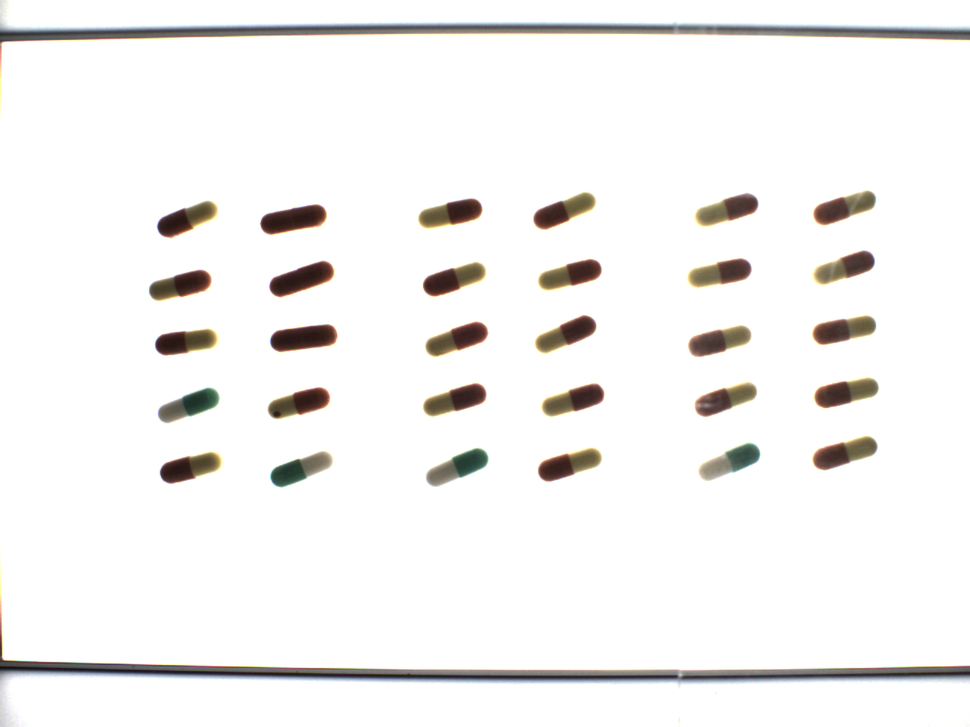
//> input picture CapsuleCheck_v2/pic1/107.bmp, 970 x 727 px, shrunk from 1280 x 960 before the run
$ ./main   (built with g++ and OpenCV 4)
//> lines starting //> are read from the running program, lines starting //| are printed output that depends on the picture; after the words box and inside, x2 and y2 are one past the last pixel; in counts of white or black regions, pixels touching at a corner belong together
#include <iostream>
#include <opencv2/core/core.hpp>
#include <opencv2/highgui/highgui.hpp>
#include <opencv2/opencv.hpp>
#include <cmath>
#include <math.h>
#include <vector>
#include <string>
#include <vector>
#include <sys/io.h>
#include <fstream>
#include <map>
#include<ctime>
using namespace std;
using namespace cv;
string fileName,resultName;
////////////////
////  model part

struct ImageParas
{
	std::vector<double>	    tabletAreas;		// 连通域的面积
	std::vector<cv::Point>  centerPoints;	// 中心点位置
	std::vector<cv::Rect>   boxRects;		// 每个药片的区域
	ImageParas()
	{
		tabletAreas.clear();
		centerPoints.clear();
		boxRects.clear();
	};
};

struct ModelInfo
{
	bool        status;         // 模板是否正确
	string		modelName;		// 模板名称
	int			tabletNum;		// 药片总数
	int			bigColNum;		// 行数（一行几板药）
	int			bigRowNum;		// 列数（一列几板药）
	int			smallColNum;	// 子行数
	int			smallRowNum;	// 子列数
	double		areaErrorRate;  // 药片区域的面积容错率
	bool        single;
	cv::Point	            startPoint;		// 截取开始位置
	cv::Point	            endPoint;		// 截取结束位置
	ImageParas  paras;          // 模板图片上的参数
	ModelInfo() :
		tabletNum(0),
		bigColNum(0),
		bigRowNum(0),
		smallColNum(0),
		smallRowNum(0),
		areaErrorRate(0.0),
		endPoint(0, 0),
		startPoint(0, 0),
		single(false)
	{
		paras = ImageParas();
	};
    // [30 lines of commented-out code are left out]
};

struct ModelResult
{
	int status;		// 错误码 0-模板药片数量不对，1-模板正确
	ModelInfo  paras;   // 模型参数
};

Mat preProcess(Mat input, Rect rect)
{
	//直接二值化效果有一点点缺陷
	Mat srcImage;
	if (rect == Rect(0, 0, 0, 0)) {
		rect.y = (int)floor(input.rows / 5);
		rect.x = (int)floor(input.cols * 1 / 12);
		rect.height = (int)floor(input.rows * 3 / 5);
		rect.width = (int)floor(input.cols * 10 / 12);
	}
	input(rect).copyTo(srcImage);

	Mat patch = Mat::zeros(input.rows, input.cols, CV_8UC1);
	double thresh = threshold(srcImage, patch, 0.0, 255.0, CV_THRESH_BINARY_INV | CV_THRESH_OTSU);   // 168
	/*imshow("BWCC", patch);
	waitKey(); */
	return patch;


	// 二值化

	for (int i = 0; i < srcImage.rows; i++)
		for (int j = 0; j < srcImage.cols; j++)
			if (srcImage.at<uchar>(i, j) < (thresh + 0.2 * 255)) {
				if (Rect(0, 0, 0, 0) == rect) {
					patch.at<uchar>(i + (int)floor(input.rows / 5), j + (int)floor(input.cols / 12)) = 255;
				}
				else {
					patch.at<uchar>(i + rect.y, j + rect.x) = 255;
				}
			}
	return patch;
}

void regionPropsClq(Mat BW, vector<double>& area, vector<Rect>& bbox, vector<Point>& center)
{
	vector< vector<Point> > contours;
	vector<Vec4i> hierarchy;
	findContours(BW, contours, hierarchy, CV_RETR_CCOMP, CV_CHAIN_APPROX_SIMPLE);

	vector<double> area0;
	for (size_t i = 0; i < contours.size(); i++)
	{
		double a = contourArea(contours[i]);
		area0.push_back(a);
	}
	double maxArea = *max_element(area0.begin(), area0.end());

	for (size_t i = 0; i < contours.size(); i++)
	{
		double a = contourArea(contours[i]);
		if (a > maxArea * 0.2)
		{
			Rect r = boundingRect(contours[i]);
			area.push_back(a);
			bbox.push_back(r);

			Point cent = Point(0, 0);
			cent.x = r.x + int(r.width / 2);
			cent.y = r.y + int(r.height / 2);
			center.push_back(cent);
		}
	}
}

ModelResult SetupModel(cv::Mat image, cv::Rect rect, int tabletNum)
{
	ModelResult result;		// 检测结果
	Mat grayModel;

	cvtColor(image, grayModel, CV_BGR2GRAY);
	Mat modelpic = preProcess(grayModel, rect);


	vector<double> modelArea;
	vector<Rect> modelBox;
	vector<Point> modelCenter;

	regionPropsClq(modelpic, modelArea, modelBox, modelCenter);

	if (modelCenter.size() == tabletNum) {
		result.paras.status = true;
		result.paras.paras.boxRects = modelBox;
		result.paras.paras.centerPoints = modelCenter;
		result.paras.paras.tabletAreas = modelArea;
		result.paras.tabletNum = tabletNum;
	}
	else {
		result.paras.status = false;  // 模板药片数量不对
	}
	return result;
}

////////////////
////   test part

// [10 lines left out: function calcuWrongIndex, not called in this run]

map<int, int> checkImage(ModelInfo info, Mat image, Rect rect)
{
	map<int, int> wrongIndex;

	if (!info.status || !image.data)
	{
        if (!info.status)
        {
            fprintf(stderr, "***6***");
        }
        if (!image.data)
        {
            fprintf(stderr, "***7***");
        }
        fprintf(stderr, "***22***");
		return wrongIndex;
	}

	Mat grayDect;
	cvtColor(image, grayDect, CV_BGR2GRAY);
    fprintf(stderr, "***23***");

	vector<Point> finalDetectCenter;

	Mat patch = preProcess(grayDect, rect);
    fprintf(stderr, "***24***");

	//【2】连通域操作
	vector<double> area, area2;
	vector<Rect> bbox, bbox2;
	vector<Point> center, center2;
	regionPropsClq(patch, area, bbox, center);
    fprintf(stderr, "***25***");

	//【3】对每一个连通域进行分析,检测缺损和多粒，然后画框
	double minArea = *min_element(info.paras.tabletAreas.begin(), info.paras.tabletAreas.end());
	double maxArea = *max_element(info.paras.tabletAreas.begin(), info.paras.tabletAreas.end());

	double s1 = minArea * 0.05;
	double s2 = minArea * (1 - 0.05);
	double s3 = maxArea * (1 + 0.05);
    fprintf(stderr, "***26***");

	int num = 0;
	int bbox_w = info.paras.boxRects[0].width;   //模板里第一颗药的外接矩宽和高
	int bbox_h = info.paras.boxRects[0].height;
	int side = 10;
    fprintf(stderr, "***8***");

	// 面积检测
	Rect r;
	for (size_t i = 0; i < area.size(); i++)
	{
		if ((area[i] > s1 && area[i] < s2) || area[i] > s3)
		{
			num++;
			r.x = (center[i].x + (int)floor(image.cols * 1 / 12)) - bbox_w / 2 - side;
			r.y = (center[i].y + (int)floor(image.rows / 5)) - bbox_h / 2 - side;
			r.width = bbox_w + 2 * side;
			r.height = bbox_h + 2 * side;
			finalDetectCenter.push_back(center[i]);
			rectangle(image, r, Scalar(0, 0, 255), 2);
			// [4 lines of commented-out code are left out]
		}
		else    //存下可能正常的药片，用于计算下一步的双粒
		{
			r.x = (center[i].x + (int)floor(image.cols * 1 / 12)) - bbox_w / 2 - side;
			r.y = (center[i].y + (int)floor(image.rows / 5)) - bbox_h / 2 - side;
			r.width = bbox_w + 2 * side;
			r.height = bbox_h + 2 * side;
			finalDetectCenter.push_back(center[i]);
			rectangle(image, r, Scalar(0, 255, 255), 2);
			/*imwrite("BWCCA.jpg", image);
            fprintf(stderr, "***5***");
			waitKey();*/
			area2.push_back(area[i]);
			bbox2.push_back(bbox[i]);
			center2.push_back(center[i]);
		}
	}
    fprintf(stderr, "***9***");
	//【4】新增双粒检测——针对小药片，一个坑里面能放两粒，而且两粒没有黏在一起的情形
	//CapsuleTest::doubelDect(result, area2, center2, r, side);
	for (int i = 0; i < area2.size(); i++) {
		for (int j = i + 1; j < area2.size(); j++) {
			if ((area2[i] > s2 && area2[j] > s2))
			{
				double d2 = pow(center2[i].x - center2[j].x, 2) + pow(center2[i].y - center2[j].y, 2);   //距离的平方
				if (d2 < pow(bbox_h * 3 / 2, 2))
				{
					r.x = (center2[i].x + center2[j].x + (int)floor(image.cols * 1 / 12)) / 2 - 4 * side;
					r.y = (center2[i].y + center2[j].y + (int)floor(image.rows / 5)) / 2 - 4 * side;
					r.width = bbox_w + 2 * side;
					r.height = bbox_h + 2 * side;
					finalDetectCenter.push_back(center2[i]);
					rectangle(image, r, Scalar(0, 255, 0), 2);
					/*imwrite("BWCCB.jpg", image);
					waitKey();*/
				}
			}
		}
	}
    fprintf(stderr, "***10***");

	//【5】与目标进行匹配，检测缺粒
	vector< vector<double> > distance(info.paras.centerPoints.size(), vector<double>(center.size(), 0));  //创建二维动态数组
	for (size_t i = 0; i < info.paras.centerPoints.size(); i++)
	{
		for (size_t j = 0; j < center.size(); j++)
		{
			distance[i][j] = pow(info.paras.centerPoints[i].x - center[j].x, 2) + pow(info.paras.centerPoints[i].y - center[j].y, 2);   //距离的平方
		}
	}

	for (size_t i = 0; i < info.paras.centerPoints.size(); i++)
	{
		// auto minDist = Config::getInstance()->minDistance;
		double minValue = *min_element(distance[i].begin(), distance[i].end());   //每一行的最小值
		if (minValue > pow(bbox_h * 1.5, 2))//minDist)//))
		{
			num++;
			r.y = (info.paras.centerPoints[i].y + (int)floor(image.rows / 5)) - bbox_h / 2 - side;
			r.x = (info.paras.centerPoints[i].x + (int)floor(image.cols * 1 / 12)) - bbox_w / 2 - side;
			r.width = bbox_w + 2 * side;
			r.height = bbox_h + 2 * side;
			finalDetectCenter.push_back(info.paras.centerPoints[i]);
			rectangle(image, r, Scalar(255, 0, 0), 2);
			/*imwrite("BWCCC.jpg", image);
			waitKey();*/
		}
	}
    fprintf(stderr, "***11***");
	// [19 lines of commented-out code are left out]
    imwrite(resultName, image);
	return wrongIndex;
}

// [115 lines left out: function tabletDect, not called in this run]


int main()
{
	cv::Mat image = cv::imread("../pic1/107.bmp");
//> image is the input picture: 727 rows x 970 cols, CV_8UC3; mean B, G, R 240, 241.1, 242.2
	cv::Rect rect = Rect(0, 0, 0, 0);
	int tabletNum = 30;
	// cv::imshow("Input", image);
	ModelResult model = SetupModel(image, rect, tabletNum);
//> in SetupModel, `cvtColor(image, grayModel, CV_BGR2GRAY);`:
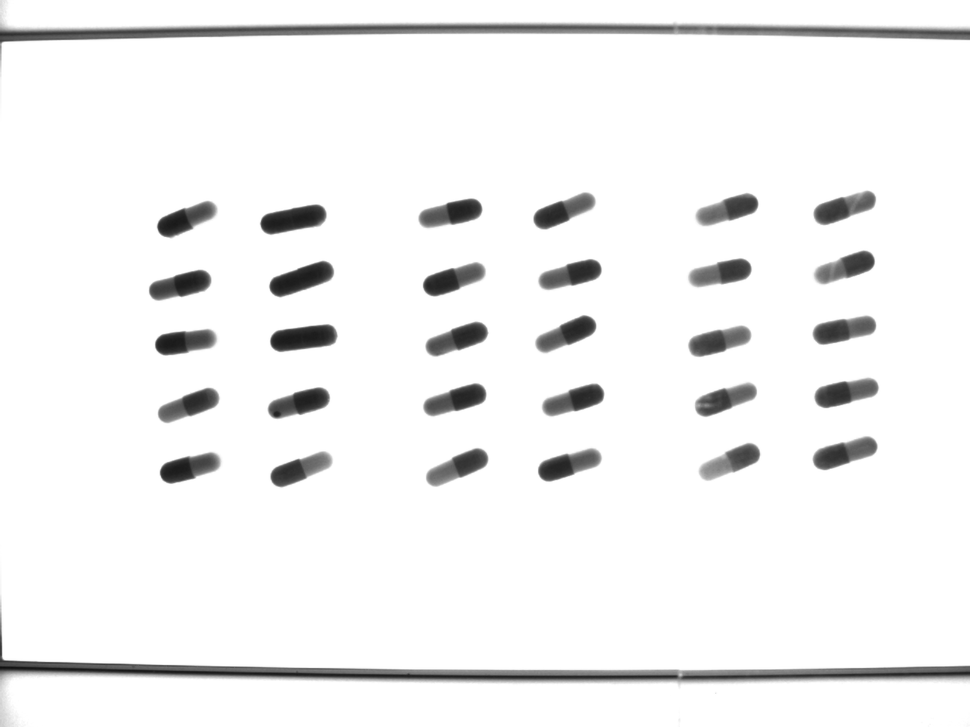
//> grayModel: 727 rows x 970 cols, CV_8UC1; min 17, max 255, mean 241.3
//> in preProcess, `input(rect).copyTo(srcImage);`:
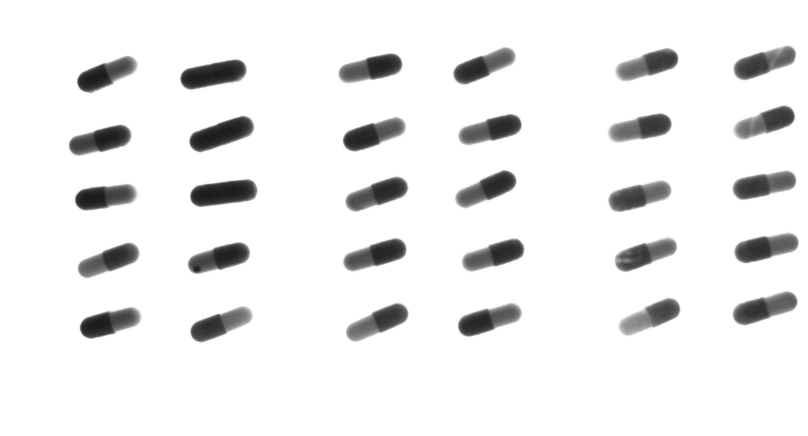
//> srcImage: 436 rows x 808 cols, CV_8UC1; min 25, max 255, mean 237.1
//> in preProcess, `double thresh = threshold(srcImage, patch, 0.0, 255.0, CV_THRESH_BINAR..`:
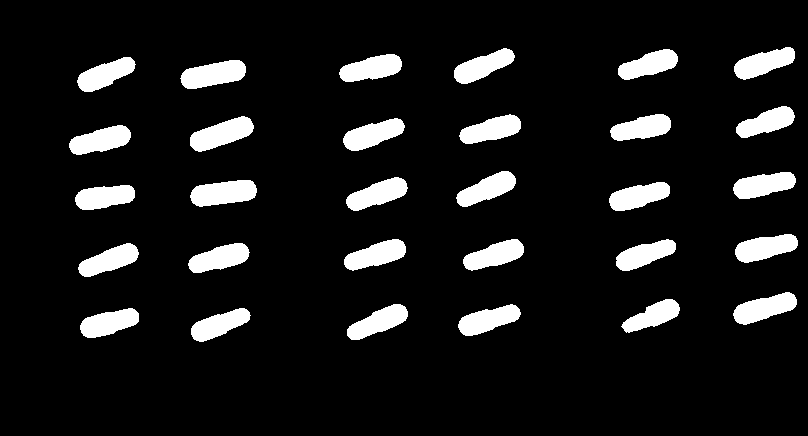
//> patch: 436 rows x 808 cols, CV_8UC1; 10% white; 30 white regions
//> in preProcess, `double thresh = threshold(srcImage, patch, 0.0, 255.0, CV_THRESH_BINAR..`: thresh = 168
//> in regionPropsClq, `findContours(BW, contours, hierarchy, CV_RETR_CCOMP, CV_CHAIN_APPROX_S..`: contours = 30 contours; largest, box (x1, y1, x2, y2) and area: (190, 180, 257, 207) 1265, (190, 116, 254, 152) 1246, (180, 60, 246, 89) 1240, (733, 292, 797, 325) 1157, (735, 234, 798, 263) 1134
//> the loop in regionPropsClq, `for (size_t i = 0; i < contours.size(); i++)` made 30 passes
//> a on passes 1 to 12: 1046.5, 1088.5, 1110, 1096.5, 960.5, 1157, 1107.5, 1074, 1038.5, 1084.5, 1113.5, 1134.5
//> in regionPropsClq, `double maxArea = *max_element(area0.begin(), area0.end());`: maxArea = 1265
//> the loop in regionPropsClq, `for (size_t i = 0; i < contours.size(); i++)` made 30 passes
//> (a, r) on passes 1 to 12: (1046.5, Rect(191, 308, 60, 34)), (1088.5, Rect(80, 308, 59, 30)), (1110, Rect(458, 304, 63, 32)), (1096.5, Rect(347, 304, 61, 36)), (960.5, Rect(621, 299, 59, 34)), (1157, Rect(733, 292, 64, 33)), (1107.5, Rect(188, 243, 62, 30)), (1074, Rect(78, 243, 61, 34)), (1038.5, Rect(616, 239, 60, 32)), (1084.5, Rect(463, 239, 61, 32)), (1113.5, Rect(344, 239, 62, 32)), (1134.5, Rect(735, 234, 63, 29))
//> in SetupModel, `regionPropsClq(modelpic, modelArea, modelBox, modelCenter);`: modelArea = 30 values, max 1265 at index 14, min 960.5 at index 4, mean 1100.8; modelBox = 30 Rects (x, y, width, height), first 8: [191, 308, 60, 34], [80, 308, 59, 30], [458, 304, 63, 32], [347, 304, 61, 36], [621, 299, 59, 34], [733, 292, 64, 33], [188, 243, 62, 30], [78, 243, 61, 34]; modelCenter = 30 Points (x, y), first 12: [221, 325], [109, 323], [489, 320], [377, 322], [650, 316], [765, 308], [219, 258], [108, 260], [646, 255], [493, 255], [375, 255], [766, 248]

    clock_t start = clock();

    for (int i = 0; i <= 10; i++)
	{
        stringstream ss;
        ss<<i;
        string s1 = ss.str();
        cout<<s1<<endl; // 30
        fileName = "test(" + s1 + ").bmp";
        resultName = "result(" + s1 + ").jpg";

        cv::Mat image2 = cv::imread("../pic2/"+fileName);
//> test(0).bmp cannot be read in this run, so this picture is empty
        fprintf(stderr, "***2***");

        map<int, int> checkResult;
        fprintf(stderr, "***21***");
        checkResult = checkImage(model.paras, image2, rect);
//> checkResult = 0 items
        fprintf(stderr, "***3***");
    }
    clock_t end = clock();
    cout << "take" << (double)(end - start)*1000 / CLOCKS_PER_SEC << "ms" << endl;


	return 0;
}
